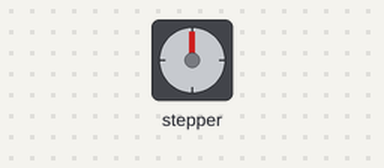
Bench run of a program on a simulated Arduino Uno, built with avr-gcc and run on an emulated ATmega328P. Shown: stepper motor. Wiring (inferred from the names in the program): stepper motor driver (200 steps per turn assumed): step pin 2; direction pin 3; enable pin 6.

Above: at 0.05 s.
At 0.8 s:
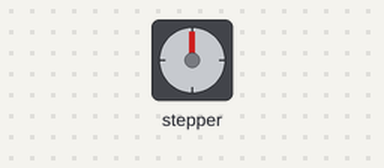
At 1.85 s:
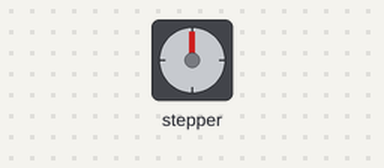
At 3.6 s:
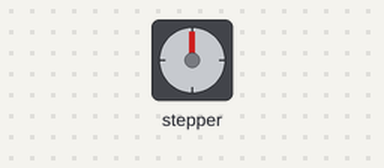
Timing chart, 0 to 8.4 s (numbered marks = the images above):
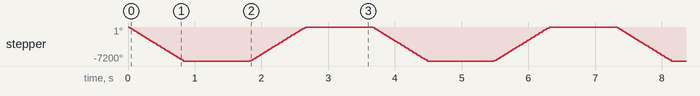

Measured:
- by itself, stepper: turns 7200° counter-clockwise in 0.81 s, then 7200° clockwise in 0.83 s, repeating every 3.6 s

The program:

main.cpp
```cpp
#include <Arduino.h>

int smDirectionPin = 3; //Direction pin
int smStepPin = 2; //Stepper pin

int enable = 6; //enable

int x = 0;

void setup(){
  /*Sets all pin to output; the microcontroller will send them(the pins) bits, it will not expect to receive any bits from thiese pins.*/
  pinMode(smDirectionPin, OUTPUT);
  pinMode(smStepPin, OUTPUT);
  pinMode(enable, OUTPUT);

  digitalWrite(enable, LOW); //driving enable low enables the motor


  Serial.begin(9600);
}

void loop(){

  while (x != 10)
  {

     //unwind direction (counter clock wise aka lefty lossy)
  digitalWrite(smDirectionPin, LOW); //Writes the direction to the EasyDriver DIR pin. (LOW is counter clockwise).
  /*Turns the motor fast 1600 steps*/
  for (int i = 0; i < 4000; i++){ //1600 is the duration that controlls the active stepper time
    digitalWrite(smStepPin, HIGH);
    delayMicroseconds(100); //70 is the speed of the stepper, lowVal = fast; highVal=slow
    digitalWrite(smStepPin, LOW);
    delayMicroseconds(100);
  }

  delay(1000); //Pauses for a second (the motor does not need to pause between switching direction, so you can safely remove this)

    //wind direction (clock wise aka righty tighty)
  digitalWrite(smDirectionPin, HIGH); //Writes the direction to the EasyDriver DIR pin. (HIGH is clockwise).
  /*Slowly turns the motor 1600 steps*/
  for (int i = 0; i < 4000; i++){//1600 is the duration that controlls the active stepper time
    digitalWrite(smStepPin, HIGH);
    delayMicroseconds(100);//700 is the speed of the stepper, lowVal = fast; highVal=slow
    digitalWrite(smStepPin, LOW);
    delayMicroseconds(100);
  }

  delay(1000);

  x++;

  }

}
```
